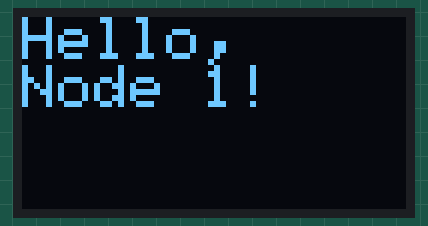
A sketch run on a simulated ESP32. Parts: 128×64 one-colour display. What the sketch prints to the serial monitor is not drawn.

Above: at 0.1 s.
At 2.1 s:
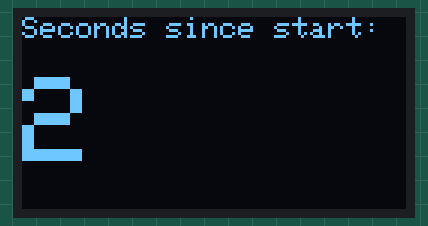
At 10.3 s:
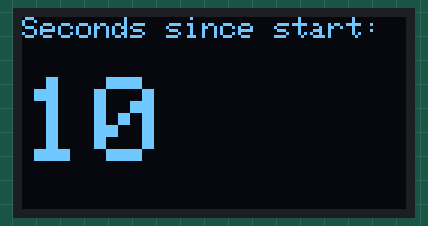
At 19.6 s:
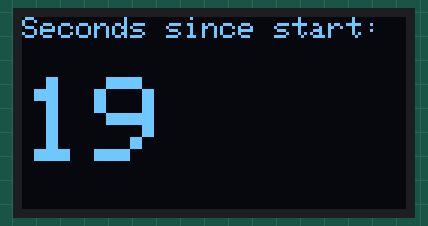
At 28.8 s:
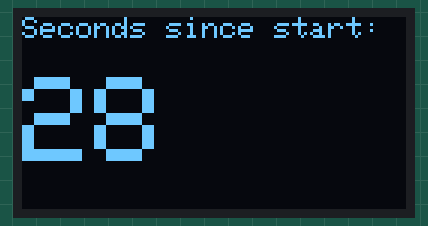
At 38.0 s:
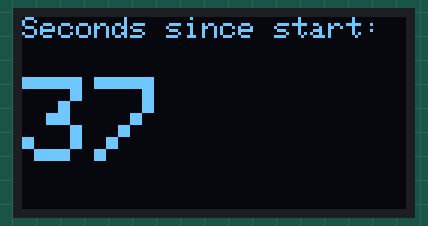

The sketch:

module07_first_oled.ino
```cpp
// Module 7 - Quick Win: your first OLED display
// 0.96" OLED display (SSD1306 chip, 128 x 64 pixels) on the I2C bus: SDA to D21, SCL to D22.
// Library: Adafruit SSD1306 2.5.17 (installed with it: Adafruit GFX Library 1.12.6 and Adafruit BusIO 1.17.4).

#include <Wire.h>
#include <Adafruit_GFX.h>
#include <Adafruit_SSD1306.h>

const int PIN_SDA = 21;              // D21: I2C data line (canonical pin map)
const int PIN_SCL = 22;              // D22: I2C clock line (canonical pin map)
const byte DISPLAY_ADDRESS = 0x3C;   // the display's "home address" on the I2C bus

Adafruit_SSD1306 display(128, 64, &Wire, -1);  // width 128, height 64, on the I2C bus, no reset pin

void setup() {
  Serial.begin(115200);
  Wire.begin(PIN_SDA, PIN_SCL);
  display.begin(SSD1306_SWITCHCAPVCC, DISPLAY_ADDRESS);  // SWITCHCAPVCC: the display makes its own high voltage

  display.clearDisplay();               // 1. clear the "drawing paper" in the ESP32's memory
  display.setTextColor(SSD1306_WHITE);  //    white text (= pixels on)
  display.setTextSize(2);               //    text size 2: 16 pixels tall
  display.setCursor(0, 0);              //    start at the top left corner
  display.println("Hello,");            // 2. draw the text
  display.println("Node 1!");
  display.display();                    // 3. send that picture to the display over I2C

  Serial.println("OLED display ready.");
  delay(2000);
}

void loop() {
  display.clearDisplay();
  display.setTextSize(1);
  display.setCursor(0, 0);
  display.println("Seconds since start:");
  display.setTextSize(4);   // big number: 32 pixels tall
  display.setCursor(0, 20);
  display.println(millis() / 1000);
  display.display();
  delay(1000);
}
```

Measured:
- what the display in image 1 shows lasts 1.0 s, from 2.1 s to 3.1 s
